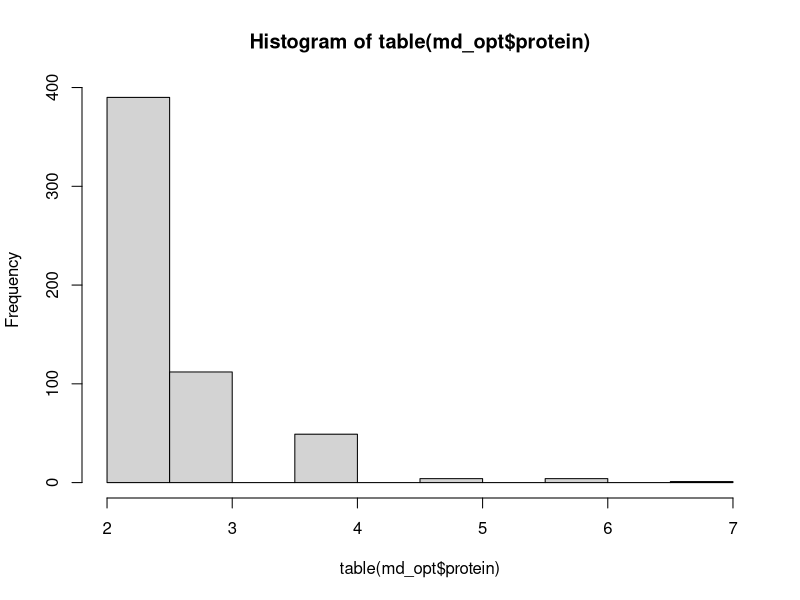
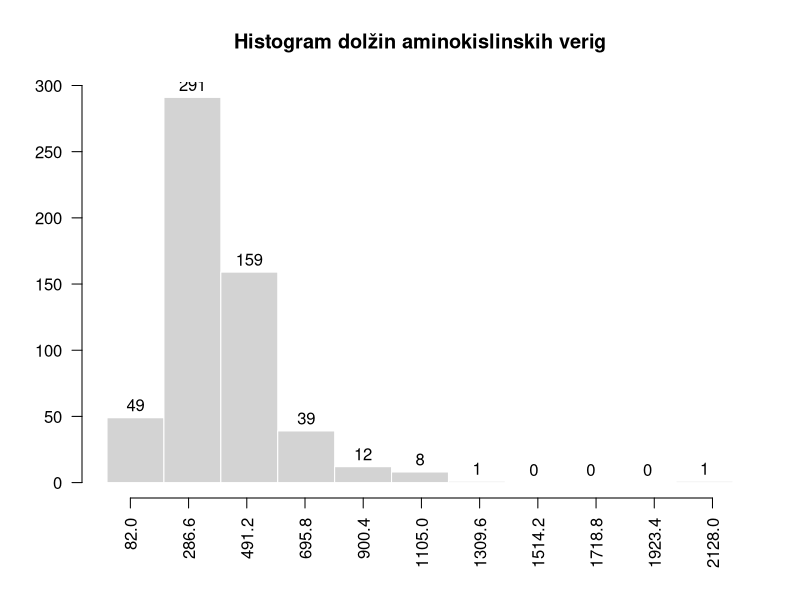
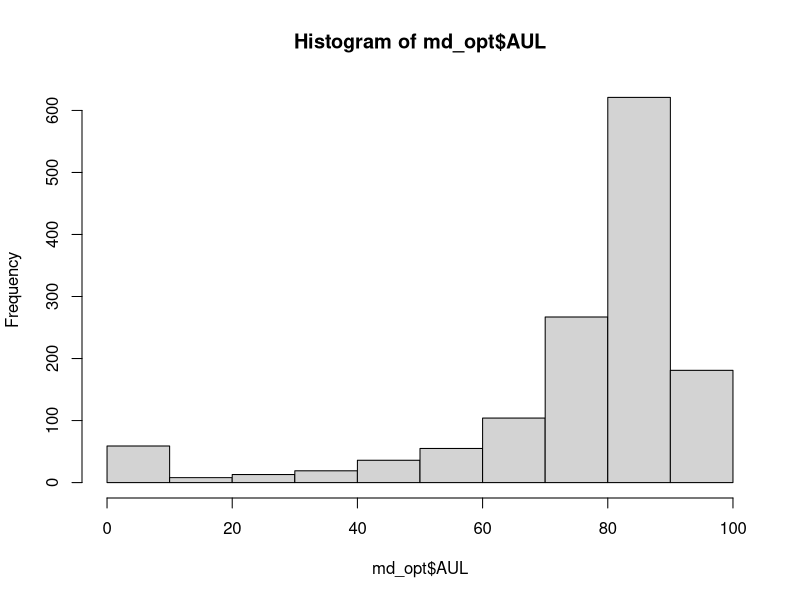

These figures' R source, in order: (Note: this script raises an error after producing the figures.)
library(dplyr)
# library(ggplot2)
# library(patchwork)

getwd()
# WARN: beri build_decompositions_csv.py za format
csv <- read.csv("../sword_results.csv", header = TRUE) |>
    as_tibble() |>
    group_by(protein)
csv

# odstrani tiste, ki imajo samo eno domeno v optimalni particiji
multidomain <- csv |> filter(max(domain[partition == 0]) > 1)
multidomain

# WARN: za začetek samo po optimalnih particijah
md_opt <- multidomain[multidomain$partition == 0, ]
proteins <- unique(md_opt$protein)

#* na hitro preveri kaka je distribucija števila domen
md_opt$protein |> table() |> hist()

# največ jih ima 2 domeni, kar je super za nas i think
which(table(md_opt$protein) == 2) |> length()

prot_group <- function(d, p) {
    d[d$protein == p, ]
}

# kakšna je distribucija velikost proteinov po dolžini aminokislinske verige
{
    ds <- c()
    for (prot in proteins) {
        df <- prot_group(md_opt, prot)
        ds <- c(ds, max(df$end))
    }
    breaks <- nclass.Sturges(ds) - 1
    hist(ds,
         breaks = breaks,
         border = "white",
         xaxp = c(min(ds), max(ds), breaks),
         xlab = "",
         ylab = "",
         labels = TRUE,
         las = 2,
         main = "Histogram dolžin aminokislinskih verig")
}

# ugotovi kateri kršijo razmerje 1:2, 1:3 v velikosti domen
# večje kot 1:3 je slabo
# iz start in end izračunaj velikost domene, primerjaj
check_ratios <- function(df, cutoff=0.67) {
    keep <- c()
    for (prot in proteins) {
        df <- prot_group(md_opt, prot) |> as.data.frame() # tu nočem tibble

        # velikosti domen
        dsizes <- df$end - df$start + 1 # ker je 1-based

        # preveri ali katere kombinacije NE ustrezajo pogoju
        # kombinacije vseh domen: (1,2), (1,3), (2,3) ...
        # transponirano, da je dimenzije N×2
        m <- combn(df$domain, m = 2) |> t()

        # kombinacija po kombinaciji, razmerje med domenama
        # razmerje manjša/večja domena, da je v intervalu [0,1]
        ratios <- apply(m, 1, \(x) min(dsizes[x]) / max(dsizes[x]) )

        # ohrani protein, če razmerja ustrezajo
        if (all(ratios < cutoff)) {
            keep <- c(keep, prot)
        }
    }
    keep
}

# manj strogo
keep <- check_ratios(md_opt)
length(keep)
length(proteins) - length(keep)

# bolj strogo
keep <- check_ratios(md_opt, cutoff=0.5)
length(keep)
length(proteins) - length(keep)

md_keep <- md_opt[which(md_opt$protein %in% keep), ]
md_keep

# TODO: PREVERI AMBIGUITY INDEX
# če je 0 potem je za odstranit, drugače ... jih pustim(?)
# kaj že pomeni, da je enak 1?
md_keep$aindex |> table()

# TODO: PREVERI AUL VREDNOST
# če je slaba potem odstrani... ampak slaba je kdaj? manj kot 50..?
md_opt$AUL |> hist()

# TODO: primerjaj, če se bolj splača ohraniti particije, ki niso optimalne
# ...

######################################################################## zastarelo ########
csv <- csv[order(csv$OptimalQuality, decreasing = TRUE), ]
head(csv)
#     Protein AmbiguityIndex NbDomains OptimalQuality MaxQuality
# 2  1ab1_A_A              0         1              8          8
# 14 1bq8_A_A              0         1              8          8
# 16 1bx7_A_A              0         1              8          8
# 17 1bxy_A_A              0         1              8          8
# 18 1bxy_B_B              0         1              8          8
# 66 1fd3_A_A              0         1              8          8

table(csv$AmbiguityIndex)
#   0   1   2   3   4
#  88 952 428 406  65
table(csv$OptimalQuality)
#    0    3    4    5    8
# 1290  306  238   17   88
table(csv$NbDomains)
#   2   3   4   5   6   7
# 390 114  49   4   3   1
summary(csv)
#       Protein     AmbiguityIndex    NbDomains     OptimalQuality    MaxQuality
#  Length   :1939   Min.   :0.000   Min.   :1.000   Min.   :0.000   Min.   :1.000
#  N.unique :1938   1st Qu.:1.000   1st Qu.:1.000   1st Qu.:0.000   1st Qu.:1.000
#  N.blank  :   0   Median :1.000   Median :1.000   Median :0.000   Median :3.000
#  Min.nchar:   8   Mean   :1.695   Mean   :1.414   Mean   :1.371   Mean   :2.631
#  Max.nchar:   8   3rd Qu.:2.000   3rd Qu.:2.000   3rd Qu.:3.000   3rd Qu.:3.000
#                   Max.   :4.000   Max.   :7.000   Max.   :8.000   Max.   :8.000

ggplot(csv) +
    aes(x = NbDomains, y = OptimalQuality, color = AmbiguityIndex) +
    geom_jitter() +
    scale_color_continuous(palette = rainbow(length(unique(csv$AmbiguityIndex)))) +
    theme_bw()
ggsave("distribution.png")

# vse z eno domeno je treba odstraniti
csv <- csv[csv$NbDomains != 1, ]

csv$AmbiguityIndex <- factor(csv$AmbiguityIndex)
csv$OptimalQuality <- factor(csv$OptimalQuality)

p1 <- ggplot(csv) +
    aes(NbDomains) +
    geom_bar(aes(fill = OptimalQuality)) +
    scale_color_continuous(palette = rainbow(length(unique(csv$OptimalQuality)))) +
    theme_bw()

p2 <- ggplot(csv) +
    aes(NbDomains) +
    geom_bar(aes(fill = AmbiguityIndex)) +
    scale_color_continuous(palette = rainbow(length(unique(csv$AmbiguityIndex)))) +
    theme_bw()

wrap_plots(p1, p2, nrow = 2)
ggsave("multidomain_distribution.png")

# okej, torej. Boljše je, če je A-index majhen, right?
# razvidno je, da imajo nekateri z 2 domenama index 1, kar je dobro
# potem pa jih ima večina index 3, kar je okej, dokler imajo dobre Z-scores...
csv[csv$AmbiguityIndex == 2, ] %>% head()
csv[csv$AmbiguityIndex == 3, ] %>% head()

write.csv(unamb, file = "unambiguous.csv", quote = FALSE, row.names = FALSE)
